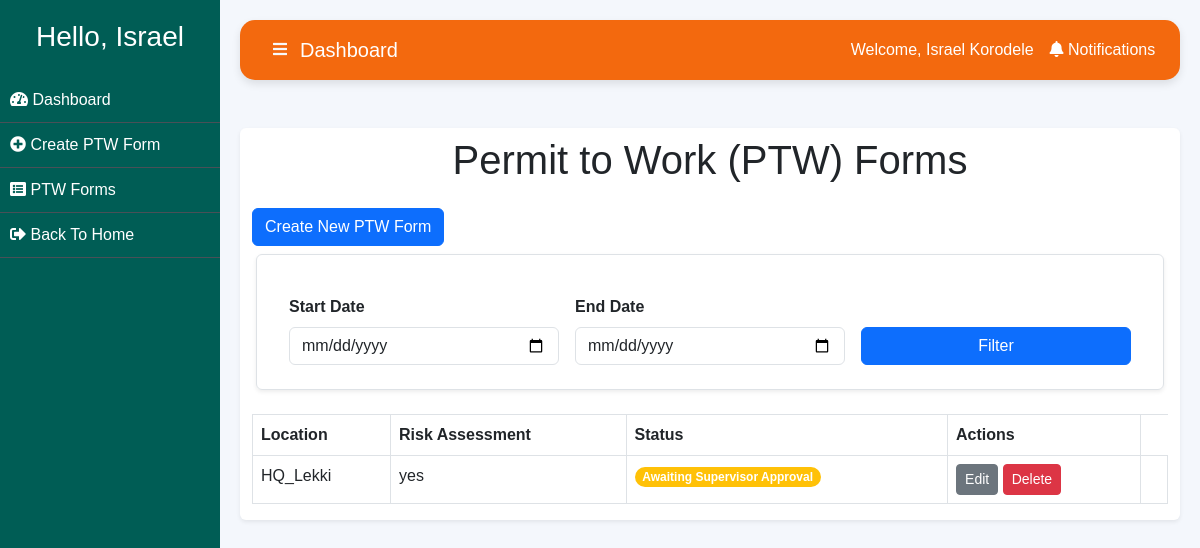
Page /list/ (signed in) on the earlier database version.
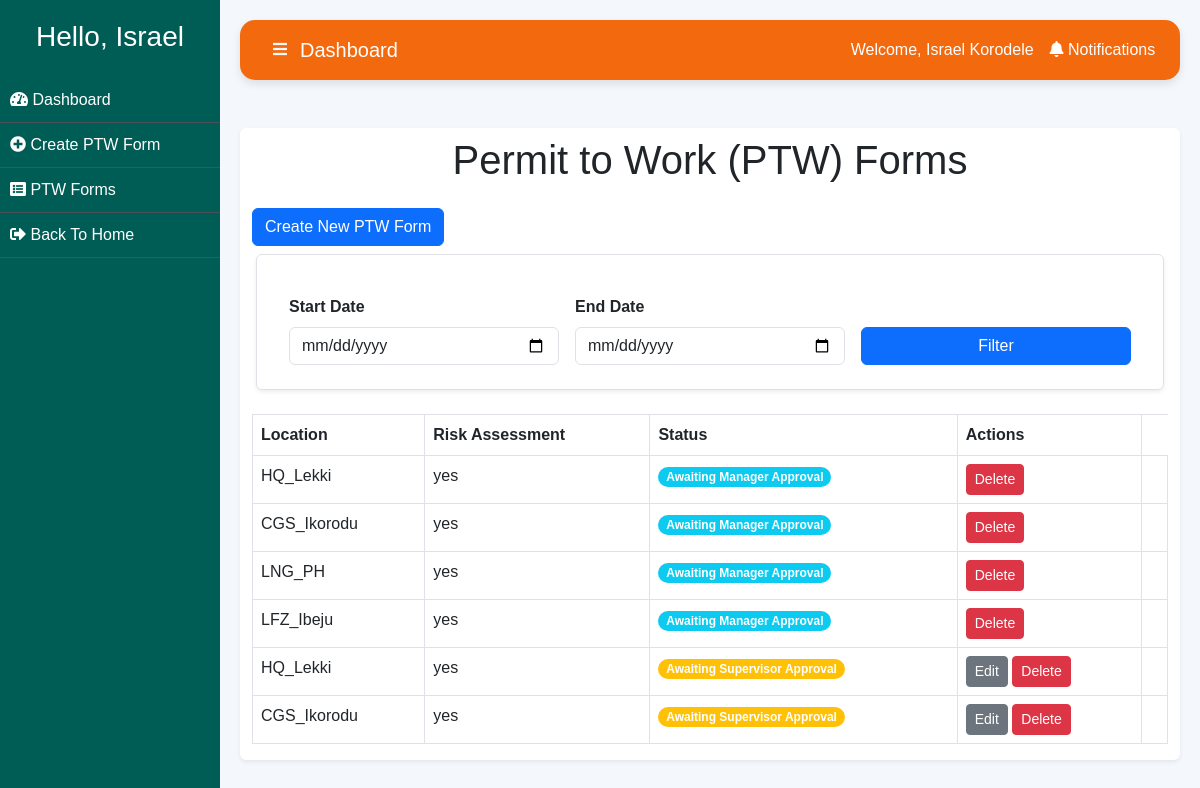
Same page on the later database version.
### app/models.py (models this page shows, shortened)
class PTWForm(models.Model):
    user = models.ForeignKey(User, null=True, on_delete=models.CASCADE)
    date_submitted = models.DateTimeField(auto_now_add=True, null=True)
    location = models.CharField(max_length=255, choices=[
        ('HQ_Lekki', 'HQ_Lekki'),
        ('CGS_Ikorodu', 'CGS_Ikorodu'),
        ('LNG_PH', 'LNG_PH'),
        ('LFZ_Ibeju', 'LFZ_Ibeju'),
    ], blank=True, null=True)
    work_description = models.TextField(null=True)
    equipment_tools_materials = models.TextField(null=True)
    risk_assessment_done = models.CharField(max_length=3, choices=[('yes', 'Yes'), ('no', 'No')], null=True)
    attachment = models.FileField(upload_to='attachments/', null=True, blank=True)
    project_attachment = models.FileField(upload_to='attachments/', null=True, blank=True)
    start_datetime = models.DateTimeField(null=True)
    duration = models.CharField(max_length=255, null=True)
    days = models.IntegerField(null=True)
    workers_count = models.IntegerField(null=True)
    department = models.CharField(max_length=255, null=True)
    contractor = models.CharField(max_length=255, null=True)
    contractor_supervisor = models.CharField(max_length=255, null=True)
    work_place = models.ManyToManyField(SafetyPrecaution, blank=True)
    work_location_isolation = models.ManyToManyField(WorkLocationIsolation, blank=True)
    personal_safety = models.ManyToManyField(PersonalSafety, blank=True)
    additional_precautions = models.TextField(blank=True)
    supervisor_name = models.CharField(max_length=255, null=True)
    applicant_name = models.CharField(max_length=255, null=True)
    applicant_date = models.DateField(null=True)
    applicant_sign = models.CharField(max_length=255, null=True)
    facility_manager_name = models.CharField(max_length=255, null=True)
    facility_manager_date = models.DateField(null=True)
    facility_manager_sign = models.CharField(max_length=255, null=True)
    certificates_required = models.CharField(max_length=255, choices=[
        ('CERTIFICATE_FOR_EXCAVATION_WORK', 'CERTIFICATE_FOR_EXCAVATION_WORK'),
        ('CERTIFICATE_FOR_HOT_WORK', 'CERTIFICATE_FOR_HOT_WORK'),
        ('CERTIFICATE_FOR_ELECTRICAL_WORK', 'CERTIFICATE_FOR_ELECTRICAL_WORK'),
        ('GAS_TEST_FORM', 'GAS_TEST_FORM'),
        ('CERTIFICATE_FOR_CONFINED_SPACES', 'CERTIFICATE_FOR_CONFINED_SPACES'),
        ('NOT_APPLICABLE', 'NOT_APPLICABLE'),
    ], blank=True, null=True)
    valid_from = models.DateField(null=True)
    valid_to = models.DateField(null=True)
    initials = models.CharField(max_length=100, null=True)
    contractor_name = models.CharField(max_length=255, null=True)
    contractor_date = models.DateField(null=True)
    contractor_sign = models.CharField(max_length=255, null=True)
    hseq_name = models.CharField(max_length=255, null=True)
    hseq_date = models.DateField(null=True)
    hseq_sign = models.CharField(max_length=255, null=True)
    manager_name = models.CharField(max_length=255, null=True)
    manager_date = models.DateField(null=True)
    manager_sign = models.CharField(max_length=255, null=True)
    status = models.CharField(
        max_length=20,
        choices=[
            ('awaiting_supervisor', 'Awaiting Supervisor Approval'),
            ('supervisor_signed', 'Supervisor Signed'),
            ('awaiting_manager', 'Awaiting Manager Approval'),
            ('manager_signed', 'Manager Signed'),
            ('approved', 'Approved'),
            ('disapproved', 'Disapproved'),
        ],
        default='awaiting_supervisor',
    )

### app/decorators.py (the view)
		def wrapper_func(request, *args, **kwargs):
			group = None
			if request.user.groups.exists():
				group = request.user.groups.all()[0].name
			if group in allowed_roles:
				return view_func(request, *args, **kwargs)
			else:
				return HttpResponse('''
                    <h1>You are not authorized to view this page</h1>
                    <button onclick="window.history.back();">Go Back</button>
                ''')

### app/templates/form_list.html (shortened to what this page needs)
{% extends 'base.html' %}
{% block content %}
<div class="container shadow-sm bg-white mt-6" style="border-radius: 0.375rem;">
    <div class="card-body">
        <h1 class="text-center mb-4 mt-2 pt-2">Permit to Work (PTW) Forms</h1>
        {% if is_vendor %}
        <a href="{% url 'app:create_form' %}" class="btn btn-primary mb-3" >Create New PTW Form</a>
        {% endif %}
        <div class="container mt-2 mb-4">
            <form method="get" class="row g-3 align-items-end shadow-sm p-4  rounded border">
                <div class="col-md-4">
                    <label for="start_date" class="form-label fw-bold">Start Date</label>
                    <input type="date" id="start_date" name="start_date" class="form-control"
                           value="{{ request.GET.start_date }}">
                </div>
                <div class="col-md-4">
                    <label for="end_date" class="form-label fw-bold">End Date</label>
                    <input type="date" id="end_date" name="end_date" class="form-control"
                           value="{{ request.GET.end_date }}">
                </div>
                <div class="col-md-4 text-end">
                    <button type="submit" class="btn btn-primary w-100">
                         Filter
                    </button>
                </div>
            </form>
        </div>
        <div class="table-responsive">
            <table class="table table-bordered">
                <thead>
                    <tr>
                        <th scope="col">Location</th>
                        <th scope="col">Risk Assessment</th>
                        <th scope="col">Status</th>
                        <th scope="col">Actions</th>
                    </tr>
                </thead>
                <tbody>
                    {% if submissions %}
                        {% for submission in submissions %}
                        <tr>
                            <td>{{ submission.location }}</td>
                            <td>{{ submission.risk_assessment_done }}</td>
                            <td>
                                <span class="badge rounded-pill
                                    {% if submission.status == 'awaiting_supervisor' %} bg-warning
                                    {% elif submission.status == 'awaiting_manager' %} bg-info
                                    {% elif submission.status == 'approved' %} bg-success
                                    {% elif submission.status == 'disapproved' %} bg-secondary
                                    {% endif %}">
                                    {% if submission.status == 'awaiting_supervisor' %} Awaiting Supervisor Approval
                                    {% elif submission.status == 'awaiting_manager' %} Awaiting Manager Approval
                                    {% elif submission.status == 'approved' %} Approved
                                    {% elif submission.status == 'disapproved' %} Disapproved
                                    {% endif %}
                                </span>
                            </td>
                            <td>
                                {% if is_vendor %}
                                {% if submission.status == 'approved' %}
                                    <a href="#" class="btn btn-sm btn-secondary mb-1">Print</a>
                                {% elif submission.status == 'awaiting_supervisor' %}
                                    <a href="{% url 'app:edit_form' submission.pk %}" class="btn btn-sm btn-secondary">Edit</a>
                                {% endif %}
                                    <form action="{% url 'app:delete_form' submission.pk %}" method="post" style="display: inline;" class="pb-2">
                                        <button type="submit" class="btn btn-sm btn-danger">Delete</button>
                                    </form>
                                {% elif is_supervisor or is_manager %}
                                    <a href="{% url 'app:view_form' submission.pk %}" class="btn btn-sm btn-info">View</a>
                                {% endif %}
                                </td>
                                <td>
                            </td>
                        </tr>
                        {% endfor %}
                    {% else %}
                        <tr>
                            <td colspan="6">No submissions found.</td>
                        </tr>
                    {% endif %}
                </tbody>
            </table>
        </div>
    </div>
</div>
{% endblock content %}

### app/templates/base.html (shortened to what this page needs)
{% load static %}
<!DOCTYPE html>
<html lang="en">
<head>
    <link href="https://cdn.jsdelivr.net/npm/bootstrap@5.3.0-alpha1/dist/css/bootstrap.min.css" rel="stylesheet">
    <link rel="stylesheet" href="https://cdnjs.cloudflare.com/ajax/libs/font-awesome/5.15.3/css/all.min.css">
    <link href="https://cdn.jsdelivr.net/npm/aos@2.3.4/dist/aos.css" rel="stylesheet">
</head>
<body>
    <div class="sidebar" id="sidebar">
        <div class="text-center text-white mb-4">
            <h3>Hello, {{request.user.first_name}}</h3>
        </div>
        {% if is_staff %}
            <a href="{% url 'app:client' %}" ><i class="fas fa-tachometer-alt"></i> Dashboard</a>
            <a href="{% url 'app:create_nhis' %}"><i class="fas fa-plus-circle"></i> Create NHIR Form</a>
            <a href="{% url 'app:nhis_list' %}"><i class="fas fa-list-alt"></i> NHIR Forms</a>
            <a href="{% url 'app:dashboard' %}"><i class="fas fa-sign-out-alt"></i> Back To Home</a>
        {% elif is_vendor %}
        <a href="{% url 'app:client' %}" ><i class="fas fa-tachometer-alt"></i> Dashboard</a>
        <a href="{% url 'app:create_form' %}"><i class="fas fa-plus-circle"></i> Create PTW Form</a>
        <a href="{% url 'app:form_list' %}"><i class="fas fa-list-alt"></i> PTW Forms</a>
        <a href="{% url 'app:dashboard' %}"><i class="fas fa-sign-out-alt"></i> Back To Home</a>
        {% endif %}
    </div>
    <div class="content" id="content">
        <nav class="top-navbar navbar navbar-expand-lg d-flex justify-content-between mb-5">
            <button class="btn text-light" id="toggleSidebar">
                <i class="fas fa-bars"></i>
            </button>
            {% if is_staff or is_vendor  %}
                <a class="navbar-brand" href="{% url 'app:client' %}">Dashboard</a>
            {% elif is_supervisor %}
                <a class="navbar-brand" href="{% url 'app:supervisor' %}">Supervisor Dashboard</a>
            {% else %}
                <a class="navbar-brand" href="{% url 'app:manager' %}">Manager Dashboard</a>
            {% endif %}
            <div class="d-flex align-items-center ms-auto">
                <span class="user-name me-3">Welcome, {{request.user.first_name}} {{request.user.last_name}}</span>
                <a class="nav-link" href="{% url 'app:notifications' %}" style="padding-right: 0.3rem;">
                    <i class="fas fa-bell"></i>
                    Notifications
                  </a>
            </div>
        </nav>
        {% block content%}
		{% endblock %}
</body>
</html>

### app/templates/base.html (style rules this page uses)
body { font-family: Arial, sans-serif; background-color: #f4f7fc; }
.sidebar { background-color: #005d55; min-height: 100vh; padding-top: 20px; transition: width 0.3s; width: 220px; position: fixed; top: 0; bottom: 0; }
.sidebar a { color: white; text-decoration: none; padding: 10px; display: block; border-bottom: 1px solid #495057; }
.content { margin-left: 220px; padding: 20px; transition: margin-left 0.3s ease; }
.top-navbar { background-color:rgb(243, 105, 14); color: white; padding: 10px 20px; border-radius: 15px; box-shadow: 0 4px 8px rgba(0, 0, 0, 0.1); transition: background-color 0.3s ease; }
.top-navbar .navbar-brand { color: white; }
.top-navbar .nav-link { color: white; }
.top-navbar .user-name { color: white; font-size: 1rem; }

Differences in the rows shown:
changed PTWForm (number 1 of 6 on the later page): status "Awaiting Supervisor Approval Edit" → "Awaiting Manager Approval"
added PTWForm: location "CGS_Ikorodu", risk_assessment_done "yes", status "Awaiting Manager Approval"
added PTWForm: location "LNG_PH", risk_assessment_done "yes", status "Awaiting Manager Approval"
added PTWForm: location "LFZ_Ibeju", risk_assessment_done "yes", status "Awaiting Manager Approval"
added PTWForm: location "HQ_Lekki", risk_assessment_done "yes", shows "Awaiting Supervisor Approval", shows "Edit"
added PTWForm: location "CGS_Ikorodu", risk_assessment_done "yes", shows "Awaiting Supervisor Approval", shows "Edit"
